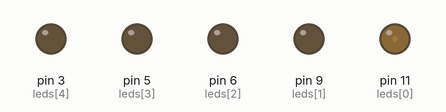
Bench run of a program on a simulated Arduino Uno, built with avr-gcc and run on an emulated ATmega328P. Shown: output pins drawn as LEDs (lit = HIGH). Random numbers use the default seed unless the program sets one.

Above: at 0.15 s.
At 9.37 s:
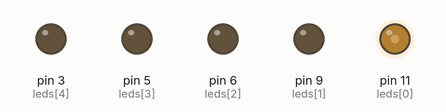
At 18.15 s:
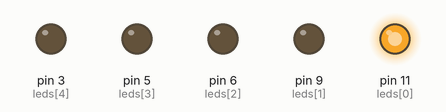
At 39.58 s:
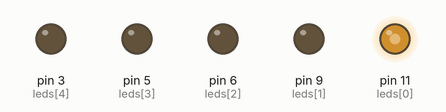
Timing chart, 0 to 40.0 s (numbered marks = the images above):
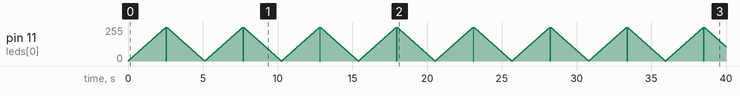

The program:

main.cpp
```cpp
#include <Arduino.h>

int leds[] = {11, 9, 6, 5, 3};

// const int RED = 12;
// const int GREEN = 8;
// const int BLUE = 7;
// const int YELLOW = 4;
// const int WHITE = 2;

void setup() {

  for (int i = 0; i < 5; i++)
    pinMode(leds[i], OUTPUT);

  Serial.begin(9600);
}

void setRandomLedStates() {
  int numLeds = sizeof(leds) / sizeof(leds[0]);

  for (int i = 0; i < numLeds; i++) {
    if (random(2) == 0) {
      analogWrite(leds[i], random(256));
    } else {
      analogWrite(leds[i], random(256));
    }
  }
  delay(500);
}

void setSequentialLedStates() {
  int numLeds = sizeof(leds) / sizeof(leds[0]);

  for (int i = 0; i < numLeds; i++) {
    analogWrite(leds[i], random(256));
    delay(200);
    analogWrite(leds[i], random(256));
  }
}

void setRed0to256() {
  for (int i = 0; i < 256; i++) {
    analogWrite(leds[0], i);
    delay(10);
  }
  for (int i = 256; i >= 0; i--) {
    analogWrite(leds[0], i);
    delay(10);
  }
}

void loop() {
  // setRandomLedStates();
  // setSequentialLedStates();
  setRed0to256();
}
```
